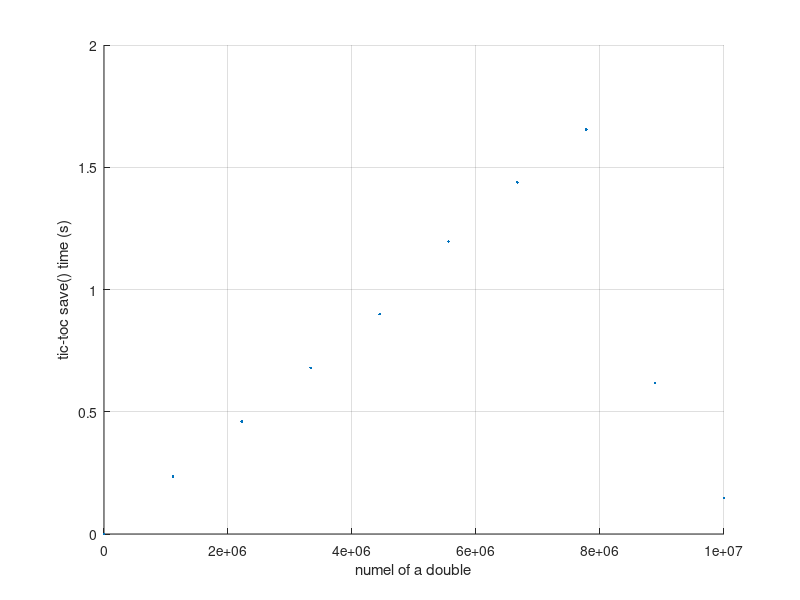

Write the MATLAB code that produced this figure.
function benchmarkWriteMatFiles()
% Time how .mat file overwriting time depends on double variable size.
%
% With Matlab 7.11.0.584 (R2010b) on a MACI64, overwrite time was quite
% linear.  This is not surprising.
%
% With MATLAB 7.8.0.347 (R2009a) on a MACI (32 bit), overwrite time was
% quite linear, as well.

filename = 'benchMat.mat';
d = [];
save(filename, 'd');

sizes = floor(linspace(0, 1e7, 10));
n = numel(sizes);
times = zeros(1,n);
for ii = [1 1:n]
    clear('d');
    d = zeros(1,sizes(ii));
    tic;
    save(filename, 'd', '-append');
    times(ii) = toc;
    sizes(ii) = numel(d);
end

f = figure(543);
clf(f)
ax = axes( ...
    'Parent', f, ...
    'XLim', [min(sizes)-1, max(sizes) + 1], ...
    'XGrid', 'on', ...
    'YGrid', 'on');
xlabel(ax, 'numel of a double');
ylabel(ax, 'tic-toc save() time (s)');
line(sizes, times, ...
    'Parent', ax, ...
    'LineStyle', 'none', ...
    'Marker', '.');

delete(filename)